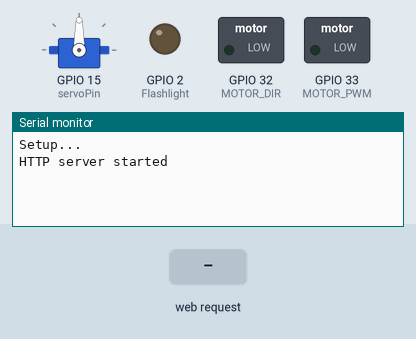
A sketch run on a simulated ESP32. Shown: servo, switched loads named in the sketch (green lamp = pin HIGH), output pins drawn as LEDs (lit = HIGH), the last lines printed to the serial monitor. The inputs (shaded band) are chosen by the test bench.

Above: at 1.2 s.
1.3 s: HTTP request GET /off received
At 2.3 s:
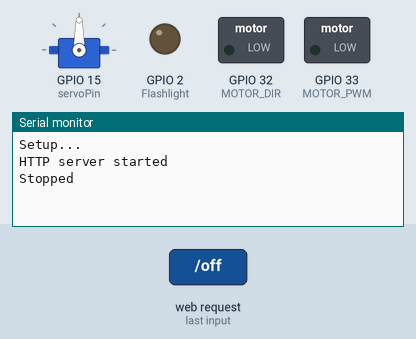
2.8 s: HTTP request GET /Pos received
At 3.4 s:
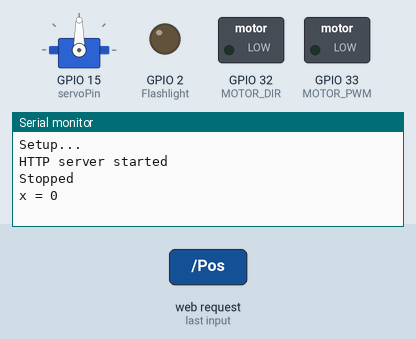
4.3 s: HTTP request GET /Drive received
At 5.8 s:
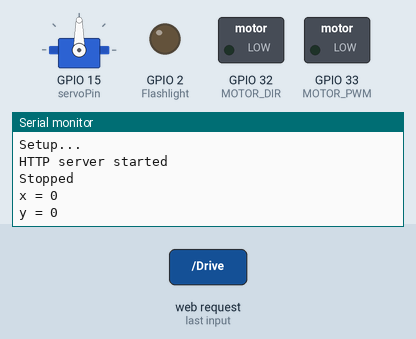

The sketch:

esp32wifiwebserverv2.ino
```cpp
#include <ESP32Servo.h>
#include <WiFi.h>
#include <WebServer.h>
#include "index.h"  // Mi pagina web
#include <Arduino.h>

Servo myservo;  // create servo object to control a servo

// GPIO the servo is attached to
static const int servoPin = 15;

// flashlight
const int Flashlight = 2;

int pos = 90; // intitial servo postion to be at 90 degrees to make it straight different from 90 for mechanical adjustment

// wired connections
#define MOTOR_PWM 33 //  Speed
#define MOTOR_DIR 32 //  Direction

// the actual values for "fast" and "slow" depend on the motor
#define dir_Forward 0
#define dir_Back 255

#define PWM_STOP 0
#define PWM_SLOW 220 // arbitrary slow speed PWM duty cycle
#define PWM_FAST 255 // arbitrary fast speed PWM duty cycle
#define DIR_DELAY 1000 // brief delay for abrupt motor changes

const int freq = 5000;
const int ledChannel_PWM = 5;
const int ledChannel_DIR = 6;
const int resolution = 8;

// SSID y contraseña (longitud minimo 8 caracteres)
const char* ssid = "el_Gorki_carro_xd";
const char* password = "12345678";

WebServer server(80);

void setup(void) {
  Serial.begin(115200);
  Serial.println();
  Serial.println("Setup...");

  // El servoPin como OUTPUT
  pinMode(servoPin, OUTPUT);
  myservo.attach(servoPin);
  myservo.write(pos);

  // Los pines como OUTPUT
  pinMode(Flashlight, OUTPUT);
  pinMode(MOTOR_DIR, OUTPUT);
  pinMode(MOTOR_PWM, OUTPUT);

  // configurar funcionalidades LED PWM y asociar el canal al GPIO a controlar
  ledcAttachChannel(MOTOR_PWM, freq, resolution, ledChannel_PWM);
  ledcAttachChannel(MOTOR_DIR, freq, resolution, ledChannel_DIR);

  ledcWriteChannel(ledChannel_DIR, dir_Forward);
  ledcWriteChannel(ledChannel_PWM, PWM_STOP);

  //Apaga el flashlight
  digitalWrite(Flashlight, LOW);

  //ESP32 IP: 192.168.4.1
  WiFi.mode(WIFI_AP); // modo Access Point (para conectarse)
  WiFi.softAP(ssid, password);

  server.on("/", handle_OnConnect);
  server.on("/off", handle_Stop);
  server.on("/FlashLight", handle_Flashlight_Off);
  server.on("/Pos", handle_Steering_Slider_Input);
  server.on("/Drive", handle_Drive_Slider_Input);
  server.onNotFound(handle_NotFound);

  server.begin(); // Inicializar server
  Serial.println("HTTP server started");
}


void loop(void) {
  // La rutina se ejecuta si se abre la IP en el navegador.
  server.handleClient();
}

void handle_NotFound () {
  Serial.println("lost connection");
}

void handle_OnConnect() {
  String s = MAIN_page; // Leer de index.h el string MAIN_page
  server.send(200, "text/html", s); // Envia la página web al dispositivo que lo solicita
}

void handle_Steering_Slider_Input() {
  if (server.arg("value")){
    int slidervalue = server.arg("value").toInt();
    pos = slidervalue;
    Serial.print("x = ");
    Serial.println(slidervalue);

    // mover el servo a la posición pos
    // myservo.write(slidervalue);
    // pos = slidervalue;
  }
}

void handle_Drive_Slider_Input() {
  if (server.arg("value")){
    int slidervalue = server.arg("value").toInt();
    pos = slidervalue;
    Serial.print("y = ");
    Serial.println(slidervalue);

    // mover el servo a la posición pos
    // myservo.write(slidervalue);
    // pos = slidervalue;
  }
  server.send(200, "text/plain", "ok");
}


void handle_Stop() {
  digitalWrite(Flashlight, LOW);
  // ledcWriteChannel( ledChannel_PWM, PWM_STOP );
  // ledcWriteChannel( ledChannel_DIR, dir_Forward);
  Serial.println("Stopped");
  server.send(200, "text/plain", "ok");
}


void handle_Flashlight_Off() {
  digitalWrite(Flashlight, LOW);
  server.send(200, "text/plain", "ok");
}
```

index.h
```cpp
const char MAIN_page[] PROGMEM = R"=====(
<!DOCTYPE HTML>
<html>
<head>
    <title>El Gorki carro</title>
    <meta name="viewport" content="width=device-width, initial-scale=1.0, maximum-scale=1.0, user-scalable=no">
    <style>
        body {
            display: block;
            justify-content: center;
            align-items: center;
            height: 100vh;
            width: 100%;
            background-color: var(--main-bg-color);
            font-family: var(--font-family);
            user-select: none;
            text-align: center;
            margin: 0;
            padding-top: 30px;

        }

        .joystick-container {
            position: relative;
            width: 200px;
            height: 200px;
            background-color: #fff;
            border-radius: 50%;
            border: 2px solid #000;
            display: flex;
            justify-content: center;
            align-items: center;
            margin-bottom: 20px 0;
        }

        .joystick {
            position: absolute;
            width: 50px;
            height: 50px;
            background-color: #000;
            border-radius: 50%;
        }

        :root {
            --main-bg-color: #9e2c9c;
            --button-bg-color: white;
            --button-hover-color: grey;
            --button-active-bg-color: #007399;
            --button-active-color: white;
            --slider-bg-color: #dd3eda;
            --slider-thumb-color: #ffffff;
            --font-family: 'Times', serif;
            --font-family-button: 'appaji ambarisha darbha', sans-serif;
        }


        .button {
            padding: 10px 20px;
            font-size: 18px;
            font-family: var(--font-family-button);
            background-color: var(--button-bg-color);
            margin: 5px;
            color: black;
            border: 1px solid black;
            width: 150px;
            height: 50px;
            display: inline-block;
            text-align: center;
            transition: background-color 0.3s, color 0.3s, box-shadow 0.3s;
        }

        .button:hover {
            background-color: var(--button-bg-color);
            color: var(--button-hover-color);
        }

        .button:active {
            background-color: var(--button-active-bg-color);
            color: var(--button-active-color);
            box-shadow: 0 2px 5px rgba(0, 0, 0, 0.2);
        }

        .slidecontainer {
            width: 40%;
            margin: 20px auto;
        }

        .sliderHorizontal {
            -webkit-appearance: none;
            width: 80%;
            height: 25px;
            background: var(--slider-bg-color);
            outline: none;
            opacity: 1.0;
            -webkit-transition: .2s;
            transition: opacity .2s;
        }

        .sliderHorizontal:hover {
            opacity: 1;
        }

        .sliderHorizontal::-webkit-sliderHorizontal-thumb {
            -webkit-appearance: none;
            appearance: none;
            width: 25px;
            height: 25px;
            background: var(--slider-thumb-color);
            cursor: pointer;
            border-radius: 50%;
        }

        .sliderHorizontal::-moz-range-thumb {
            width: 25px;
            height: 25px;
            background: var(--slider-thumb-color);
            cursor: pointer;
            border-radius: 50%;
        }

        @media (max-width: 600px) {
            .button {
                width: 100px;
                height: 40px;
                font-size: 14px;
            }

            .sliderHorizontal {
                width: 90%;
                height: 20px;
            }
        }
    </style>
</head>
<body>
    <h1>El Gorki carro</h1>
    <div class="joystick-container">
        <div class="joystick"></div>
    </div>
    <button class="button" id="button1" onmousedown="toggle('FlashLight');" ontouchstart="toggle('FlashLight');" onmouseup="toggle('off');" ontouchend="toggle('off');">Flashlight</button>

    <!-- <div class="slidecontainer">
        <input type="range" min="7" max="173" value="90" class="sliderHorizontal" id="myRange">
    </div>

    <div class="slidecontainer">
      <input type="range" min="7" max="173" value="90" class="sliderHorizontal" id="myRangeForward" style="transform: rotate(-90deg); display: none;">
    </div> -->

    <script>
            const joystickContainer = document.querySelector('.joystick-container');
            const joystick = document.querySelector('.joystick');
            let containerRect, containerCenter, maxRadius;

            function debounce(callback, wait) {
                let timerId;
                return (...args) => {
                    clearTimeout(timerId);
                    timerId = setTimeout(() => callback(...args), wait);
                };
            }

            function initializeJoystick() {
                containerRect = joystickContainer.getBoundingClientRect();
                containerCenter = {
                    x: containerRect.width / 2,
                    y: containerRect.height / 2
                };
                maxRadius = containerRect.width / 2 - joystick.offsetWidth / 2;
                resetJoystick(); // Ensure the joystick starts centered
            }

            initializeJoystick();
            window.addEventListener('resize', initializeJoystick);

            joystick.addEventListener('mousedown', startDrag);
            joystick.addEventListener('touchstart', startDrag);

            function startDrag(event) {
                event.preventDefault();
                document.addEventListener('mousemove', drag);
                document.addEventListener('touchmove', drag);
                document.addEventListener('mouseup', endDrag);
                document.addEventListener('touchend', endDrag);
            }

            function drag(event) {
                event.preventDefault();
                let clientX = event.clientX || event.touches[0].clientX;
                let clientY = event.clientY || event.touches[0].clientY;

                const deltaX = clientX - containerRect.left - containerCenter.x;
                const deltaY = clientY - containerRect.top - containerCenter.y;
                const angle = Math.atan2(deltaY, deltaX);
                const distance = Math.min(maxRadius, Math.sqrt(deltaX ** 2 + deltaY ** 2));

                const x = containerCenter.x + distance * Math.cos(angle);
                const y = containerCenter.y + distance * Math.sin(angle);

                joystick.style.left = `${x - joystick.offsetWidth / 2}px`;
                joystick.style.top = `${y - joystick.offsetHeight / 2}px`;
                joystick.style.transform = ''; // Clear transform during drag

                const normalizedX = (x - containerCenter.x) / maxRadius;
                const normalizedY = (y - containerCenter.y) / maxRadius;

                steering(Math.round(normalizedX * 100));
                drive(Math.round(normalizedY * 100));
            }

            function endDrag() {
                document.removeEventListener('mousemove', drag);
                document.removeEventListener('touchmove', drag);
                document.removeEventListener('mouseup', endDrag);
                document.removeEventListener('touchend', endDrag);
                resetJoystick();
            }

            function resetJoystick() {
                joystick.style.left = '50%';
                joystick.style.top = '50%';
                joystick.style.transform = 'translate(-50%, -50%)'; // Center the joystick
                steering(0);
                drive(0);
            }


        var sliderHorizontal = document.getElementById("myRange");
        sliderHorizontal.oninput = function() {
            pos = sliderHorizontal.value;
            steering(pos);
        }
        var sliderVertical = document.getElementById("myRangeForward");
        sliderVertical.oninput = function() {
            pos = sliderVertical.value;
            drive(pos);
        }
        function toggle(x) {
            var xhr = new XMLHttpRequest();
            xhr.open("GET", "/" + x, true);
            xhr.send();
        }

        function steering(pos) {
            debounce(() => {
                var xhr = new XMLHttpRequest();
                xhr.open("GET", "/Pos?value=" + pos, true);
                xhr.send();
            }, 50);

        }

        function drive(pos) {
            debounce(() => {
                var xhr = new XMLHttpRequest();
                xhr.open("GET", "/Drive?value=" + pos, true);
                xhr.send();
            }, 50);
        }
    </script>
</body>
</html>
)=====";
```

Measured:
- after the input at 1.3 s, the serial monitor: prints a new line at once (image 1)
- after the input at 2.8 s, the serial monitor: prints a new line at once (image 2)
- after the input at 4.3 s, the serial monitor: prints a new line at once (image 3)
